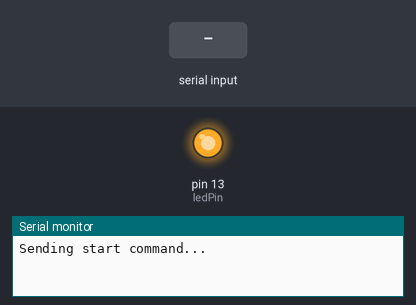
This sketch was run on a simulated Arduino Uno, built with avr-gcc and run on an emulated ATmega328P. On the bench: output pins drawn as LEDs (lit = HIGH), the last lines printed to the serial monitor. The inputs (shaded band) are chosen by the test bench.

Above: at 0.1 s.
At 4.0 s:
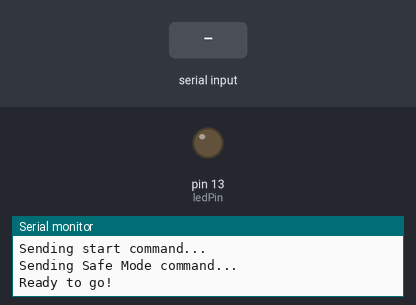
4.1 s: "1" received over Serial
Timing chart, 0 to 7.1 s (numbered marks = the images above; inputs shaded):
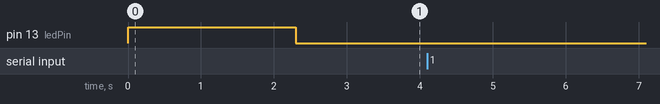

The sketch:

Roomba.ino
```cpp
 #include <SoftwareSerial.h>

int rxPin = 3;
int txPin = 4;
int ledPin = 13;

SoftwareSerial Roomba(rxPin,txPin);
char sensorbytes[100];

#define bumpright (sensorbytes[0] & 0x01)
#define bumpleft !(1 >> (sensorbytes[0] & 0x02))
#define leftCliff ((byte)sensorbytes[2])
#define leftFrontCliff ((byte)sensorbytes[3])
#define leftFrontCliff ((byte)sensorbytes[3])
#define rightFrontCliff ((byte)sensorbytes[4])
#define rightCliff ((byte)sensorbytes[5])

void setup() {
  pinMode(ledPin, OUTPUT);   // sets the pins as output
  Serial.begin(115200);
  Roomba.begin(115200);
  digitalWrite(ledPin, HIGH); // say we're alive
  Serial.println ("Sending start command...");
  delay (1000);
   // set up ROI to receive commands
  Roomba.write(128);  // START
  delay(150);
  Serial.println ("Sending Safe Mode command...");
  delay (1000);
  Roomba.write(132);  // CONTROL
  delay(150);
  digitalWrite(ledPin, LOW);  // say we've finished setup
  Serial.println ("Ready to go!");
  delay (500);
}

void loop() {
  // digitalWrite(ledPin, HIGH); // say we're starting loop
  // Serial.println ("Go Forward");
  // goForward();
  // delay (500);
  // Serial.println ("Halt!");
  // halt();
  // Serial.println ("Go Backwards");
  // delay (500);
  // goBackward();
  // delay (500);
  // Serial.println ("Halt!");
  // halt();
  // Serial.println("spinning");
  // delay(500);
  // spin();
  // delay(1000);
  // halt();
  // updateSensors();
  // printSensors();
  // delay(250);
  // Serial.print("Left Cliff");
  // get2ByteSensorPaket((byte)28);
    // Serial.println((unsigned short)get2ByteSensorPaket((byte)44));
    // bumpandgo();
    // Serial.println("going");
      // if (Roomba.available()) Serial.write(Roomba.read()); //mySerial is Tx from Roomba, Serial is USB to laptop
      if(Serial.available())
{
      Serial.write((byte)Serial.read());
      Serial.println("");
    }
}

void bumpandgo(){
  digitalWrite(ledPin, HIGH); // say we're starting loop
  updateSensors();
  digitalWrite(ledPin, LOW);  // say we're after updateSensors
  if(bumpleft) {
    spinRight();
    delay(1000);
  }
  else if(bumpright) {
    spinLeft();
    delay(1000);

  }
  goForward();

  }

void printSensors(){
	Serial.print("bumpLeft: ");
	Serial.print(bumpleft);
	Serial.print(" bumpRight: ");
	Serial.print(bumpright);
	Serial.print(" leftCliff: ");
	Serial.println(leftCliff);
}

void spinLeft() {
  Roomba.write(137);   // DRIVE
  Roomba.write((byte)0x00);   // 0x00c8 == 200
  Roomba.write((byte)0xc8);
  Roomba.write((byte)0x00);
  Roomba.write((byte)0x01);   // 0x0001 == spin left
}
void spinRight() {
  Roomba.write(137);   // DRIVE
  Roomba.write((byte)0x00);   // 0x00c8 == 200
  Roomba.write((byte)0xc8);
  Roomba.write((byte)0xff);
  Roomba.write((byte)0xff);   // 0xffff == -1 == spin right
}

void goForward() {
  Roomba.write(137);   // DRIVE
  Roomba.write((byte)0x00);   // 0x00c8 == 200
  Roomba.write(0xc8);
  Roomba.write(0x80);
  Roomba.write((byte)0x00);
}
void goBackward() {
  Roomba.write(137);   // DRIVE
  Roomba.write(0xff);   // 0xff38 == -200
  Roomba.write(0x38);
  Roomba.write(0x80);
  Roomba.write((byte)0x00);
}

void halt(){
 byte j = 0x00;
 Roomba.write(137);
 Roomba.write(j);
 Roomba.write(j);
 Roomba.write(j);
 Roomba.write(j);
}

unsigned int get2ByteSensorPaket(byte packetId){
  Roomba.write(149);
  Roomba.write(1);
  Roomba.write(packetId);
  delay(15);
  char buffer[2];
  Roomba.readBytes(buffer,2);
  Serial.print((byte)buffer[0],BIN);
  Serial.print("|");
  Serial.println((byte)buffer[1],BIN);
  unsigned int toReturn = buffer[0];

  toReturn = toReturn <<4;
  toReturn += buffer[1];
  return toReturn;
  // Serial.println(toReturn,BIN);

}


void updateSensors() {
  Roomba.write(142);
  Roomba.write((byte)100);  // sensor packet 1, 10 bytes
  delay(100); // wait for sensors
  char i = 0;
  while(Roomba.available()) {
    int c = Roomba.read();
    if( c==-1 ) {
      for( int i=0; i<5; i ++ ) {   // say we had an error via the LED
        digitalWrite(ledPin, HIGH);
        delay(50);
        digitalWrite(ledPin, LOW);
        delay(50);
      }
    }
    sensorbytes[i++] = c;
  }
}
```
